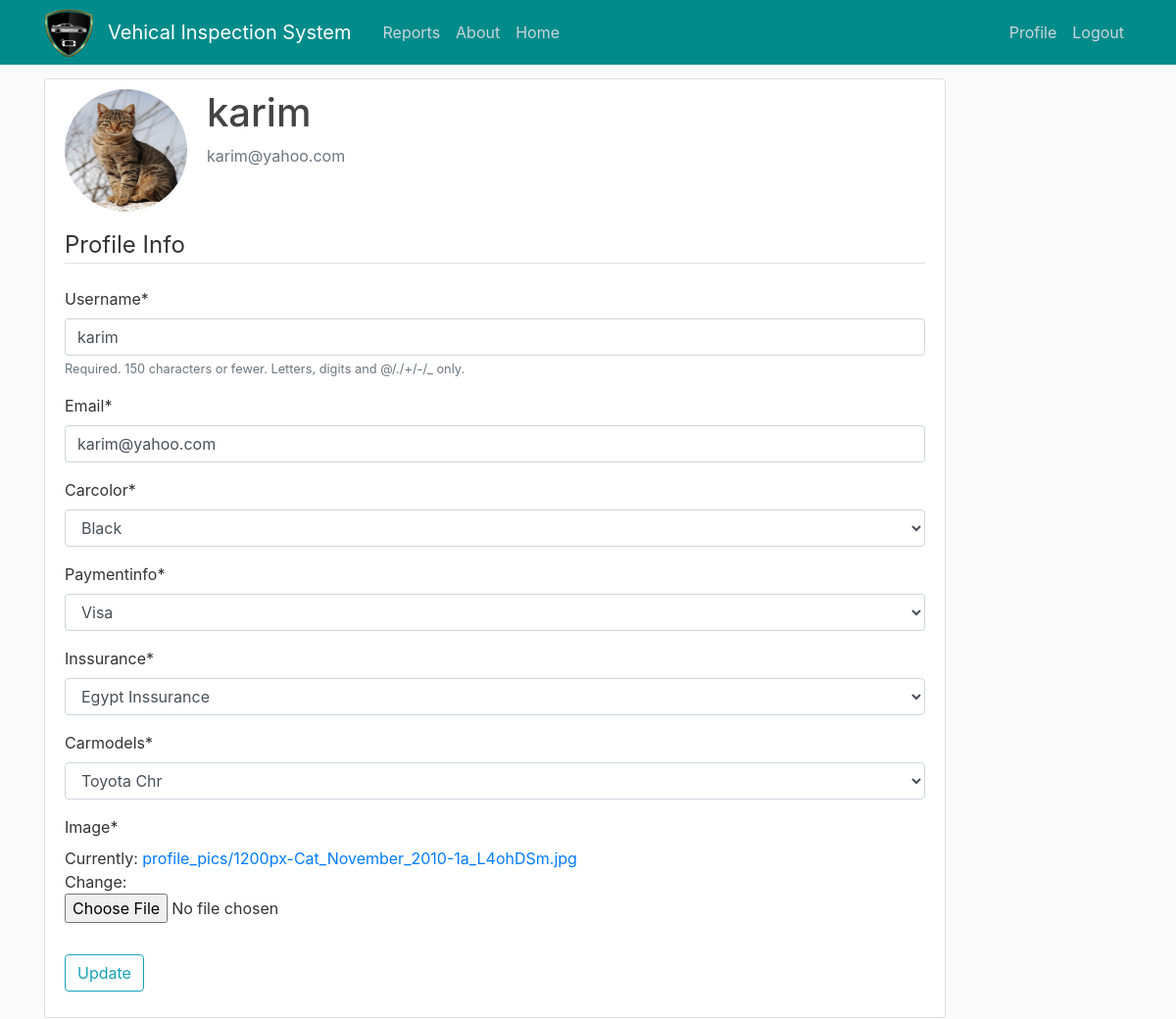
/profile/ (signed in), run on the app's committed database.
### users/models.py (models this page shows, shortened)
class profile(models.Model):
    user = models.OneToOneField(User, on_delete=models.CASCADE)
    image = models.ImageField(default='default.jpg', upload_to='profile_pics')
    color_choices = ( ('Black', 'Black'), ('Silver', 'Silver'), ('Red', 'Red'),)
    carcolor = models.CharField(max_length=100, default='', choices=color_choices)
    payment_choices = ( ('Visa', 'Visa'), ('Mastercard', 'Mastercard'), ('Paybal', 'Paybal'),)
    paymentinfo = models.CharField(max_length=100, default='', choices=payment_choices)
    carmodels_choices = ( ('Toyota Chr', 'Toyota Chr'), ('Nissan Sunny', 'Nissan Sunny'), ('Toyota Corolla', 'Toyota Corolla'),)
    carmodels = models.CharField(max_length = 100, default='', choices=carmodels_choices)
    ins_choices = ( ('Egypt Inssurance', 'Egypt Inssurance'),
                    ('Royal Egypt Inssurance', 'Royal Egypt Inssurance'),
                    ('Takeful Egypt Inssurance', 'Takeful Egypt Inssurance'), )
    inssurance = models.CharField(max_length = 100, default='', choices=ins_choices)

### users/views.py (the view)
# urls.py: path('profile/', user_views.profilee, name='profile'),
@login_required
def profilee(request):
    if request.method == 'POST':
        u_form = UserUpdateForm(request.POST, instance=request.user)
        p_form = ProfileUpdateForm(request.POST, request.FILES, instance=request.user.profile)
        if u_form.is_valid() and p_form.is_valid():
            u_form.save()
            p_form.save()
            messages.success(request, f'Your account has been updated!')
            return redirect('profile')
    else:
        u_form = UserUpdateForm(instance=request.user)
        p_form = ProfileUpdateForm(instance=request.user.profile)
    context = {
        'u_form': u_form,
        'p_form': p_form
    }
    return render (request, 'users/profile.html', context)

### users/forms.py
class UserUpdateForm(forms.ModelForm):
    email = forms.EmailField()
    class Meta:
        model = User
        fields = ['username', 'email']

class ProfileUpdateForm(forms.ModelForm):
    class Meta:
        model = profile
        fields = ['carcolor', 'paymentinfo', 'inssurance', 'carmodels', 'image']

### users/templates/users/profile.html (shortened to what this page needs)
{% extends "main/base.html" %}
{% load crispy_forms_tags %}
{% block content %}
    <div class="content-section">
      <div class="media">
        <img class="rounded-circle account-img" src="{{ user.profile.image.url }}">
        <div class="media-body">
          <h2 class="account-heading">{{ user.username }}</h2>
          <p class="text-secondary">{{ user.email }}</p>
        </div>
      </div>
      <form method="POST" enctype="multipart/form-data">
        <fieldset class="form-group">
            <legend class="border-bottom mb-4">Profile Info</legend>
            {{ u_form|crispy }}
            {{ p_form|crispy }}
        </fieldset>
        <div class="form-group">
            <button class="btn btn-outline-info" type="submit">Update</button>
        </div>
    </form>
    </div>
{% endblock content %}

### main/templates/main/base.html (shortened to what this page needs)
{% load static%}
<html>
<head>
    <link rel="stylesheet" href="https://maxcdn.bootstrapcdn.com/bootstrap/4.0.0/css/bootstrap.min.css">
    <link rel="stylesheet" type="text/css" href="{% static 'main/main.css' %}">
</head>
<body>
    <header class="site-header">
        <nav class="navbar navbar-expand-md navbar-dark fixed-top"style="background-color: #008B8B;">
          <div class="container">
            <img src="/media/profile_pics/GradLogo1.png" height="50" width="50" style="margin-right:15px;">
              <a class="navbar-brand mr-4" href="{% url 'main-home' %}">Vehical Inspection System</a>
            <div class="collapse navbar-collapse" id="navbarToggle">
              <div class="navbar-nav mr-auto">
                {% if user.is_authenticated %}
                    <a class="nav-item nav-link" href="{% url 'showreports' %}">Reports</a>
                {% endif %}
                <a class="nav-item nav-link" href="{% url 'main-about' %}">About</a>
                <a class="nav-item nav-link" href="{% url 'main-home' %}">Home</a>
              </div>
              <div class="navbar-nav">
                {% if user.is_authenticated %}
                    <a class="nav-item nav-link" href="{% url 'profile' %}">Profile</a>
                    <a class="nav-item nav-link" href="{% url 'logout' %}">Logout</a>
                {% else %}
                    <a class="nav-item nav-link" href="{% url 'login' %}">Login</a>
                    <a class="nav-item nav-link" href="{% url 'register' %}">Register</a>
                {% endif %}
              </div>
            </div>
          </div>
        </nav>
      </header>
      <main role="main" class="container">
        <div class="row">
          <div class="col-md-10">
            {% block content %}{% endblock %}
          </div>
        </div>
     </main>
</body>
</html>

### main/static/main/main.css (style rules this page uses)
body { background: #fafafa; color: #333333; margin-top: 5rem; }
h1, h2, h3, h4, h5, h6 { color: #444444; }
.site-header .navbar-nav .nav-link { color: #cbd5db; }
.content-section { background: #ffffff; padding: 10px 20px; border: 1px solid #dddddd; border-radius: 3px; margin-bottom: 20px; }
.account-img { height: 125px; width: 125px; margin-right: 20px; margin-bottom: 16px; }
.account-heading { font-size: 2.5rem; }

### data on the page
profile: carcolor "Black", paymentinfo "Visa", inssurance "Egypt Inssurance", carmodels "Toyota Chr"

### other printed values
{{ user.username }} "karim"
{{ user.email }} "karim@yahoo.com"
